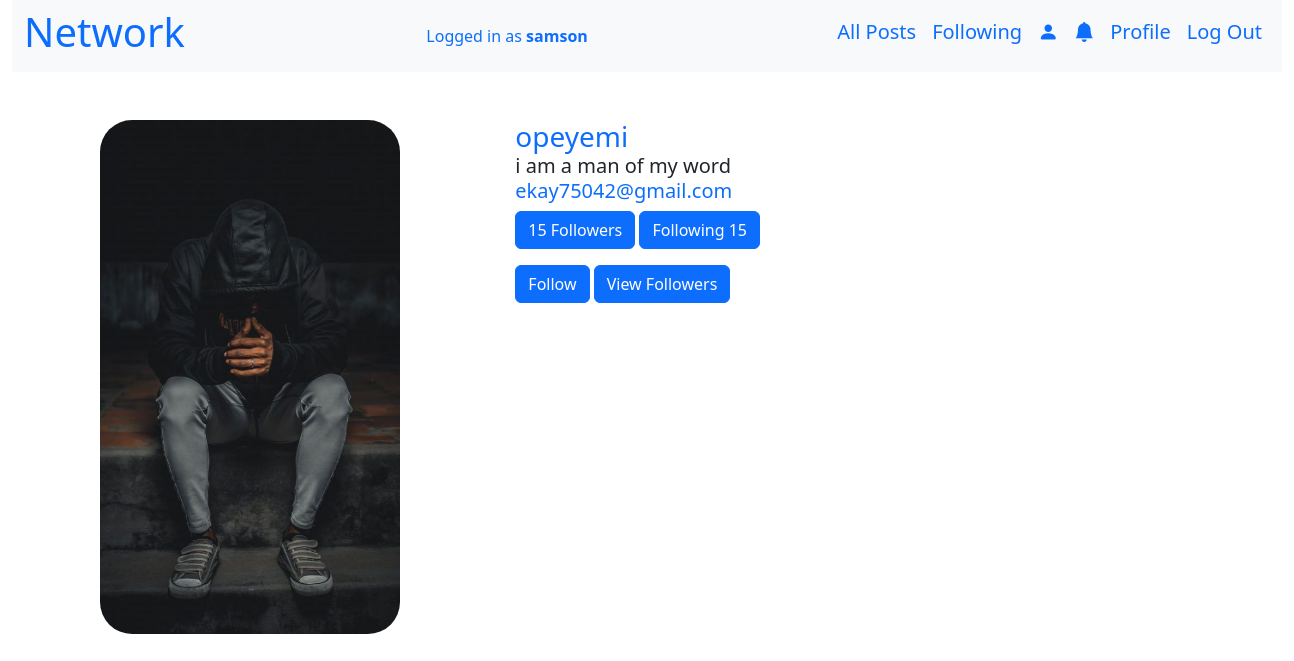
The page /get_profile/6 (signed in) on the database its author committed.
### network/models.py (models this page shows, shortened)
class User(AbstractUser):
    pass

class Profile(models.Model):
    user = models.OneToOneField(User, on_delete=models.CASCADE,related_name="user_profile")
    bio = models.TextField(blank=True)
    profile_picture = models.ImageField(upload_to='profile_pics/',blank=True,null=True)
    def count_followers(self):
        return self.user.friend.count()
    def count_following(self):
        return self.user.user_friend.count() + self.user.friend.count()

### network/views.py (the view, shortened to what this page needs)
# urls.py: path("get_profile/<int:user_id>",views.get_profile,name="get_profile"),
@login_required
def get_profile(request,user_id):
    if request.method == 'GET':
        user = get_object_or_404(User,pk=user_id)
        profile = Profile.objects.filter(user=user)
        friend = Friend.objects.filter(user=user)
        user_friend = []
        for j in friend:
            if request.user.id == j.friend.id:
                user_friend.append(j.friend)
            elif request.user.id == j.user.id:
                user_friend.append(j.friend)
        posts = Post.objects.filter(user=user)
        posts = posts.order_by("-timestamp").all()
        friends = Friend.objects.filter(friend=user)
        paginator = Paginator(posts,10)
        page_number = request.GET.get("page")
        page_obj = paginator.get_page(page_number)
        return render(request,"network/profile.html",{
            "profiles":profile,
            "page_obj":page_obj,
            "friends":friends,
            "user_friend":user_friend
        })
    else:
        return JsonResponse({'status':'error',"message":"Method not allowed"},status=405)

### network/templates/network/profile.html (shortened to what this page needs)
{% extends "network/layout.html" %}
{% block body %}
<div class="container-fluid">
    {% for profile in profiles %}
    <div class="row m-3 col-8">
    {% if profile.profile_picture %}
    <div class="col">
    <img src="{{ profile.profile_picture.url }}" alt="user image" class="img-fluid rounded-5" width="300" height="200">
   </div>
    {% endif %}
    <div class="col">
    <div class="text-primary"><strong class="h3">{{ profile.user.username }}</strong></div>
    <small class="h5">{{ profile.bio }}</small>
    <p class="h5 text-primary">{{ profile.user.email }}</p>
    <div class="mb-3"><button type="button" class="btn btn-primary"> {{ profile.count_followers }} Followers</button> <button type="button"  class="btn btn-primary"> Following {{ profile.count_following }}</button></div>
    <button type="button" class="btn btn-primary follow" data-id="{{ profile.user.id }}">Follow</button>
    <button type="button" id="friend_view_button" onclick="open_friend()" class="btn btn-primary">View Followers</button>
</div>
</div>
</div>
{% endfor %}
{% endblock %}

### network/templates/network/layout.html (shortened to what this page needs)
{% load static %}
<!DOCTYPE html>
<html lang="en">
    <head>
        <link href="https://cdn.jsdelivr.net/npm/bootstrap@5.3.2/dist/css/bootstrap.min.css" rel="stylesheet">
    </head>
        <link rel="stylesheet" href="https://cdn.jsdelivr.net/npm/bootstrap-icons@1.11.2/font/bootstrap-icons.min.css">
        <link href="{% static 'network/styles.css' %}" rel="stylesheet">
    </head>
    <body>
      <div class="container-fluid">
        <nav class="navbar navbar-expand bg-light">
            <div class="container-fluid">
            <h3 class="h1 text-primary">Network</h3>
            {% if user.is_authenticated %}
                <a class="nav-link text-primary " href="#"> Logged in as<strong> {{ user.username }}</strong></a>
        {% endif %}
              <ul class="navbar-nav mr-auto ">
                {% if user.is_authenticated %}
                <li class="nav-item h5">
                    <a class="nav-link text-primary" href="{% url 'index' %}">All Posts</a>
                  </li>
                    <li class="nav-item h5">
                        <a class="nav-link text-primary" href="{% url 'get_friends_post' %}">Following</a>
                    </li>
                    <li class="nav-item h5">
                        <a class="nav-link text-primary" href="{% url 'get_all_user' %}"><i class="bi bi-person-fill text-primary"></i></a>
                    </li>
                    <li class="nav-item h5">
                        <a class="nav-link text-primary" href="{% url 'get_notification' %}"><i class="bi bi-bell-fill text-primary"></i></a>
                    </li>
                    <li class="nav-item h5">
                        <a class="nav-link text-primary" href="{% url 'get_profile' user_id=user.id %}"><span class="notification">Profile</a>
                    </li>
                    <li class="nav-item h5">
                        <a class="nav-link text-primary" href="{% url 'logout' %}">Log Out</a>
                    </li>
                {% endif %}
              </ul>
            </div>
          </nav>
        </div>
        <div class="container-fluid m-5">
            {% block body %}
            {% endblock %}
        </div>
    </body>
</html>

### rows shown on the page
User: username "samson"
Profile: profile_picture (picture), user.username "opeyemi", bio "i am a man of my word", user.email "ekay75042@gmail.com", count_followers "15", count_following "15"
